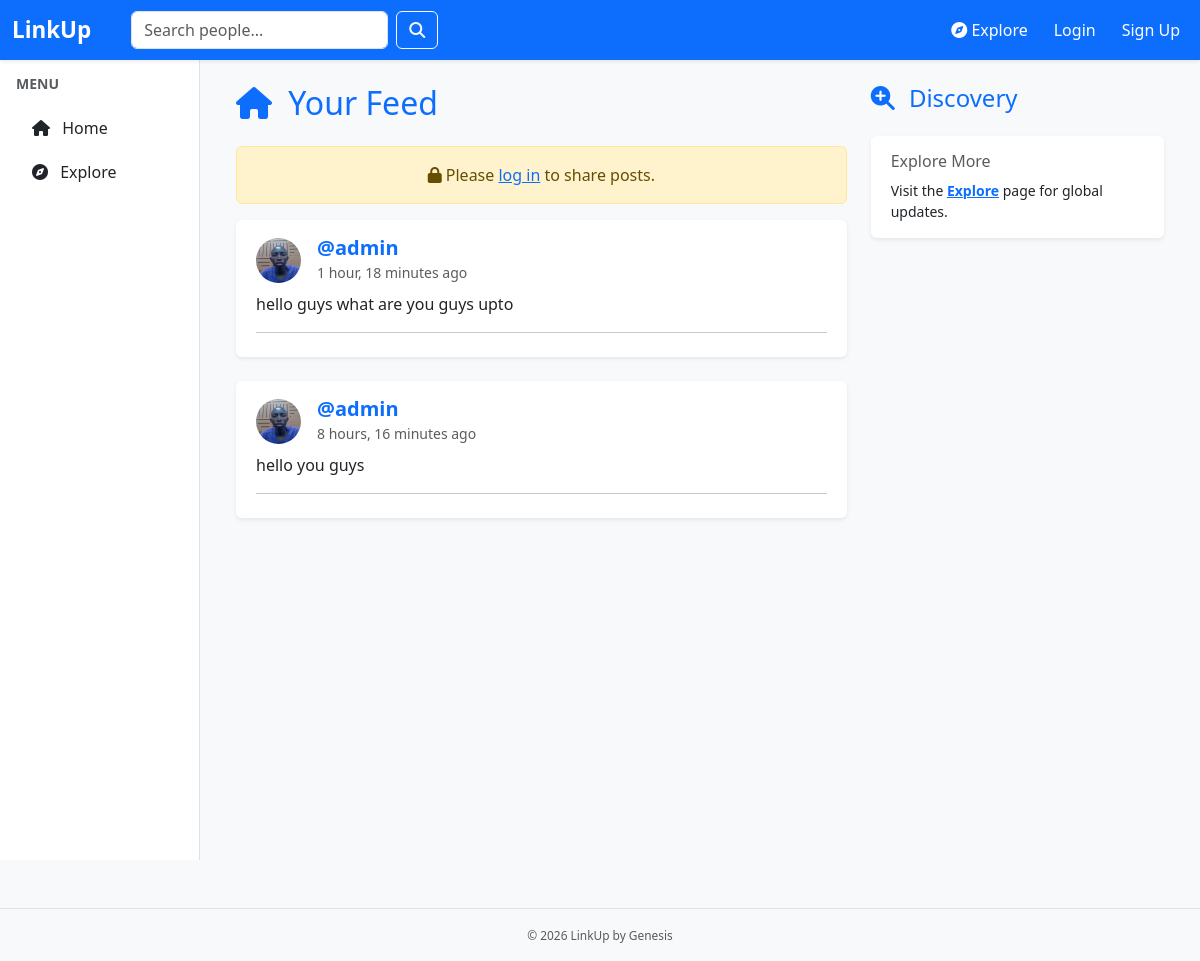
The page / on the database its author committed.
### posts/models.py (models this page shows, shortened)
class Post(models.Model):
    user = models.ForeignKey(User, on_delete=models.CASCADE, related_name='user_posts')
    content = models.TextField()
    image = models.FileField(upload_to='post_images/', blank=True, null=True)
    created_at = models.DateTimeField(default=timezone.now)
    class Meta:
        ordering = ['-created_at']

### profiles/models.py (models this page shows, shortened)
class UserProfile(models.Model):
    user = models.OneToOneField(User, on_delete=models.CASCADE)
    bio = models.TextField(max_length=300, blank=True)
    image = models.FileField(
        upload_to='profile_pics/',
        default='profiles/images/default_profile.png',
        blank=True
    )
    location = models.CharField(max_length=100, blank=True)
    skills = models.TextField(blank=True)
    job_title = models.CharField(max_length=100, blank=True)
    website = models.URLField(max_length=200, blank=True)
    contact = models.CharField(max_length=100, blank=True)
    education = models.TextField(blank=True)
    following = models.ManyToManyField('self', related_name='followers', symmetrical=False, blank=True)
    created_at = models.DateTimeField(auto_now_add=True)

### profiles/views.py (the view)
# urls.py: path('', views.home, name='home'),
def home(request):
    posts_list = Post.objects.all().order_by('-created_at')
    liked_posts = []
    if request.user.is_authenticated:
        liked_posts = Like.objects.filter(user=request.user).values_list('post_id', flat=True)
    post_form = PostForm()
    return render(request, 'profiles/home.html', {
        'posts': posts_list,
        'post_form': post_form,
        'liked_posts': liked_posts
    })

### profiles/forms.py
class PostForm(forms.ModelForm):
    class Meta:
        from posts.models import Post
        model = Post
        fields = ['content', 'image']
        widgets = {
            'content': forms.Textarea(attrs={'rows': 3, 'placeholder': "What's on your mind?"}),
            'image': forms.FileInput(attrs={'class': 'form-control'}),
        }

### profiles/templates/profiles/home.html (shortened to what this page needs)
{% extends 'profiles/base.html' %}
{% load static %}
{% load widget_tweaks %}
{% block content %}
<div class="container">
    <div class="row">
        <div class="col-lg-8">
            <h2 class="mb-4 text-primary"><i class="fas fa-home me-2"></i> Your Feed</h2>
            {% if user.is_authenticated %}
                <div class="card shadow-sm mb-4">
                    <div class="card-header bg-light">
                        <h5 class="mb-0 text-dark"><i class="fas fa-pen me-2"></i> What's on your mind?</h5>
                    </div>
                    <form method="POST" action="{% url 'profiles:create_post' %}" class="card-body">
                        {% csrf_token %}
                        {% if post_form.non_field_errors %}
                            <div class="alert alert-danger">{{ post_form.non_field_errors }}</div>
                        {% endif %}
                        <div class="mb-3">
                            {{ post_form.content|add_class:"form-control"|attr:"rows:3"|attr:"placeholder:Share an update or idea..." }}
                            {% if post_form.content.errors %}
                                <div class="text-danger small">{{ post_form.content.errors }}</div>
                            {% endif %}
                        </div>
                        <div class="mb-3">
                            <label class="form-label small text-muted">Paste an Image URL (optional)</label>
                            {{ post_form.image|add_class:"form-control"|attr:"placeholder:https://example.com/image.jpg" }}
                        </div>
                        <button type="submit" class="btn btn-primary">
                            <i class="fas fa-paper-plane"></i> Share Post
                        </button>
                    </form>
                </div>
            {% else %}
                <div class="alert alert-warning text-center">
                    <i class="fas fa-lock"></i> Please <a href="{% url 'login' %}">log in</a> to share posts.
                </div>
            {% endif %}
            {% for post in posts %}
                <div class="card mb-4 shadow-sm border-0">
                    <div class="card-body">
                        <div class="d-flex align-items-center mb-2">
                            {% with profile=post.user.userprofile %}
                                <a href="{% url 'profiles:profile_detail' post.user.username %}">
                                    <img src="{% if profile.image %}{{ profile.image }}{% else %}{% static 'profiles/images/default_profile.png' %}{% endif %}"
                                         class="rounded-circle me-3"
                                         style="width: 45px; height: 45px; object-fit: cover;"
                                         alt="avatar">
                                </a>
                            {% endwith %}
                            <div>
                                <h5 class="card-title mb-0">
                                    <a href="{% url 'profiles:profile_detail' post.user.username %}" class="text-primary text-decoration-none fw-bold">
                                        {{ post.user.username }}
                                    </a>
                                </h5>
                                <small class="text-muted">{{ post.created_at|timesince }} ago</small>
                            </div>
                        </div>
                        <p class="card-text text-dark mt-2">{{ post.content|linebreaksbr }}</p>
                        <hr class="my-2">
                    </div>
                </div>
            {% empty %}
                <div class="alert alert-info text-center mt-5">
                    <i class="fas fa-info-circle"></i> No posts to show yet.
                </div>
            {% endfor %}
        </div>
        <div class="col-lg-4 d-none d-lg-block">
            <h4 class="mb-4 text-primary"><i class="fas fa-search-plus me-2"></i> Discovery</h4>
            <div class="card shadow-sm mb-4 border-0">
                <div class="card-body">
                    <h6 class="text-muted">Explore More</h6>
                    <p class="small mb-0">Visit the <a href="{% url 'profiles:explore_posts' %}" class="text-primary fw-bold">Explore</a> page for global updates.</p>
                </div>
            </div>
        </div>
    </div>
</div>
{% endblock %}

### static/css/style.css (style rules this page uses)
:root { --linkup-blue: #007bff; --linkup-gold: #ffc107; --linkup-gray: #f8f9fa; --linkup-dark: #343a40; }
body { font-family: 'Segoe UI', sans-serif; background-color: var(--linkup-gray); color: #333; }
.card { border: none; box-shadow: 0 2px 6px rgba(0,0,0,0.05); }
.card-body { padding: 1rem 1.25rem; }
.card-text { font-size: 1rem; line-height: 1.5; }

### rows shown on the page
Post: image (picture), user.username "@admin", created_at "1 hour, 18 minutes", content "hello guys what are you guys upto"
Post: image (picture), user.username "@admin", created_at "8 hours, 16 minutes", content "hello you guys"
